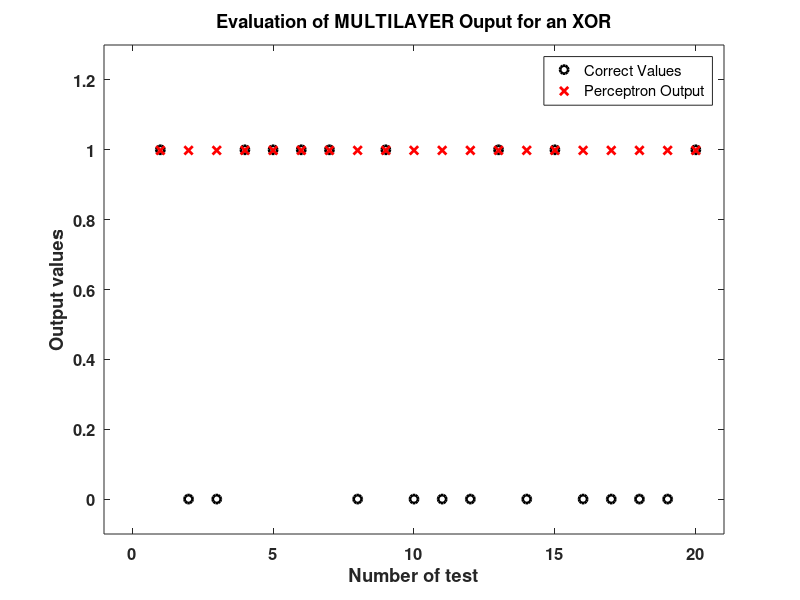

The MATLAB script that drew this image:
function results=mynn_XOR_DNI
%function mynn_XOR_profesor_AND_profesor
% Funcion principal que realiza las funciones de
 %1) Creación de las variables para el banco de entrenamiento y banco de
    %validación
 %2) Creación de la red neuronal de DOS CAPAS
 %3) Entrenamiento de la red neuronal con el set de valores del banco de
    %entrenamiento
 %4) Validación de la red con el banco de validación.
 %5) Calculo y representación del error cometido.

%%%%%%%%%%%%%%%%%%%%%%%%%%%%%%%%%%%%%%%%%%%%%%%%%%%%%%%%%%%%%%%%%
%Creamos entradas y salidas de entrenamiento para una funcion AND
%%%%%%%%%%%%%%%%%%%%%%%%%%%%%%%%%%%%%%%%%%%%%%%%%%%%%%%%%%%%%%%
% Inicializamos las variables E1, E2 y SE ideales para entrenamiento
VT=5000;                %numero de muestras de entrada
NV=round(VT);           %aseguramos que VT sea un numero entero
E1=round(rand(NV,1));   %vector de NV valores de entrada en pin 1
E2=round(rand(NV,1));   %vector de NV valores de entrada en pin 2
SE=double(xor(E1,E2));   %vector salida ideal para las entradas E1 y E

%%%% Creamos entradas y salidas de validacion E1V, E2V, SEV para test
NVV=20;
E1V=round(rand(NVV,1));
E2V=round(rand(NVV,1));
SEV=double(xor(E1V,E2V));
 
% Inicializamos un perceptron para 2 entradas %%%
mynn=initialize_nn(2);
% Entrenamos el perceptron para un LR, por defecto 0.7
LR=0.7;
mynnT=train_nn(mynn,LR,[E1 E2],SE);
%evaluamos el perceptron
S_est=usenn(mynnT,[E1V E2V]);

%Calculamos y representamos el error cometido
results.error=mean(abs(SEV-S_est));

results.S_est=S_est;
results.SEV=SEV;
close all
figure,
plot(SEV,'ok','LineWidth',2),hold on
plot(S_est,'xr','LineWidth',2)
%set(gcf,'FontWeight','bold')
set(gca,'FontSize',12) %# Fix font size of the text in the current axes 
set(gca,'FontWeight','bold')  %# Fix Bold text in the current axes 
xlabel('Number of test','FontWeight','bold')
ylabel('Output values','FontWeight','bold')
axis([-1 length(SEV)+1 -0.1 1.3])
legend('Correct Values','Perceptron Output')
title('Evaluation of MULTILAYER Ouput for an XOR','FontWeight','bold')
 
    function [mynn]=initialize_nn(n_inputs)
    %function [myperceptron]=initialize_perceptron(n_inputs)
    %funcion que inicializa un perceptron y le asigna pesos aleatorios
    %funcion que inicializa una estructura de perceptron
    % INPUTS:
        % n_inputs: numero de entradas al perceptron
    % OUTPUTS:
        % myperceptron:  estructura con el perceptron
               %myperceptron.bias:       %Bias del perceptron (e.g. 1)
               %myperceptron.weights:    %Pesos del perceptron (habrá tantos
                                         %como indice n_inputs +1 )
    rand('state',sum(100*clock));  %inicializa random en función del reloj
    n_neuronas=3;
    for i=1:1:n_neuronas
        [myperceptron] = inicialize_perceptron(n_inputs);
        mynn.weights(i,:)=myperceptron.weights;
        mynn.bias(i)=myperceptron.bias;
    end
    function [myperceptron] = inicialize_perceptron(n_inputs)
        myperceptron.weights=rand(1,n_inputs+1)*2-1;
        myperceptron.bias=1;
    end
    
    end

    function mynnT=train_nn(mynn,LR,input,output)
    % funcion que modifica los pesos la red para que vaya aprendiendo 
    % ESTE PERCEPTRON UTILIZA:
        % Funcion sigma SIGMOIDAL
        % Entrenamiento BACKPROPAGATION
    % INPUTS:
       % mynn:  estructura con el perceptron
               %mynnT.bias:       %Bias del perceptron (e.g. 1)
               %mynnT.weights:    %Pesos del perceptron 
       % LR: learning rate (e.g. 0.7)
       % input: matriz con valores de entrada de entrenamiento (e.g. [E1 E2])
       % output: vector con valores de salida de entrenamiento (e.g. [SE])
    % OUPUT:
          % mynnT:  estructura con el perceptron ya entrenado
              %mynnT.bias:       %Bias del perceptron (e.g. 1)
              %mynnT.weights:    %Pesos del perceptron ya entrenado  
    [N,M]=size(input);
    for i=1:1:N
        myperceptron1.weights=mynn.weights(1,:);
        myperceptron1.bias=mynn.bias(1);
        myperceptron2.weights=mynn.weights(2,:);
        myperceptron2.bias=mynn.bias(2);
        myperceptron3.weights=mynn.weights(3,:);
        myperceptron3.bias=mynn.bias(3);
        Y(1)=useperceptron(myperceptron1,input(i));
        Y(2)=useperceptron(myperceptron2,input(i));
        Y3=useperceptron(myperceptron2,[Y(1) Y(2)]);
 
        e3=Y3*(1-Y3)*(output(i)-Y3);
        mynn.weights(3,1)=mynn.weights(3,1)+LR*e3*mynn.bias(3);
        for j=1:1:M
            mynn.weights(3,j+1)=mynn.weights(3,j+1)+LR*e3*Y(j);
        end
        e1=Y(1)*(1-Y(1))*mynn.weights(3,2)*e3;
        e2=Y(2)*(1-Y(2))*mynn.weights(3,3)*e3;
        mynn.weights(1,1)=mynn.weights(1,1)+LR*e1*mynn.bias(1);
        for j=1:1:M
            mynn.weights(1,j+1)=mynn.weights(1,j+1)+LR*e1*input(i,j);
        end
        mynn.weights(2,1)=mynn.weights(2,1)+LR*e2*mynn.bias(2);
        for j=1:1:M
            mynn.weights(2,j+1)=mynn.weights(2,j+1)+LR*e2*input(i,j);
        end  
    end
    mynnT=mynn;
    end

    function out=usenn(mynn,input)
    % function out=useperceptron(myperceptron,input)
    % funcion que utiliza el perceptron para calcular las salidas a partir de
    % las entradas de acuerdo con lo que haya aprendido el perceptron en la
    % fase de entrenamiento
    [N,M]=size(input);
    for i=1:1:N
        myperceptron1.weights=mynn.weights(1,:);
        myperceptron1.bias=mynn.bias(1);
        myperceptron2.weights=mynn.weights(2,:);
        myperceptron2.bias=mynn.bias(2);
        myperceptron3.weights=mynn.weights(3,:);
        myperceptron3.bias=mynn.bias(3);
        Y(1)=useperceptron(myperceptron1,input(i));
        Y(2)=useperceptron(myperceptron2,input(i));
        Y3=useperceptron(myperceptron2,[Y(1) Y(2)]);
        out(i)=Y3;
    end
    end

    function [out]=useperceptron(myperceptron,input)
    [N,M]=size(input);
    for i=1:1:N
        for j=1:1:M
            E(j)=input(i,j);        
        end
            v=myperceptron.bias*myperceptron.weights(1);
        for j=1:1:M
            v=v+myperceptron.weights(j+1)*E(j);
        end
        out(i)=1/(1+exp(-v));   
    end
    end

end